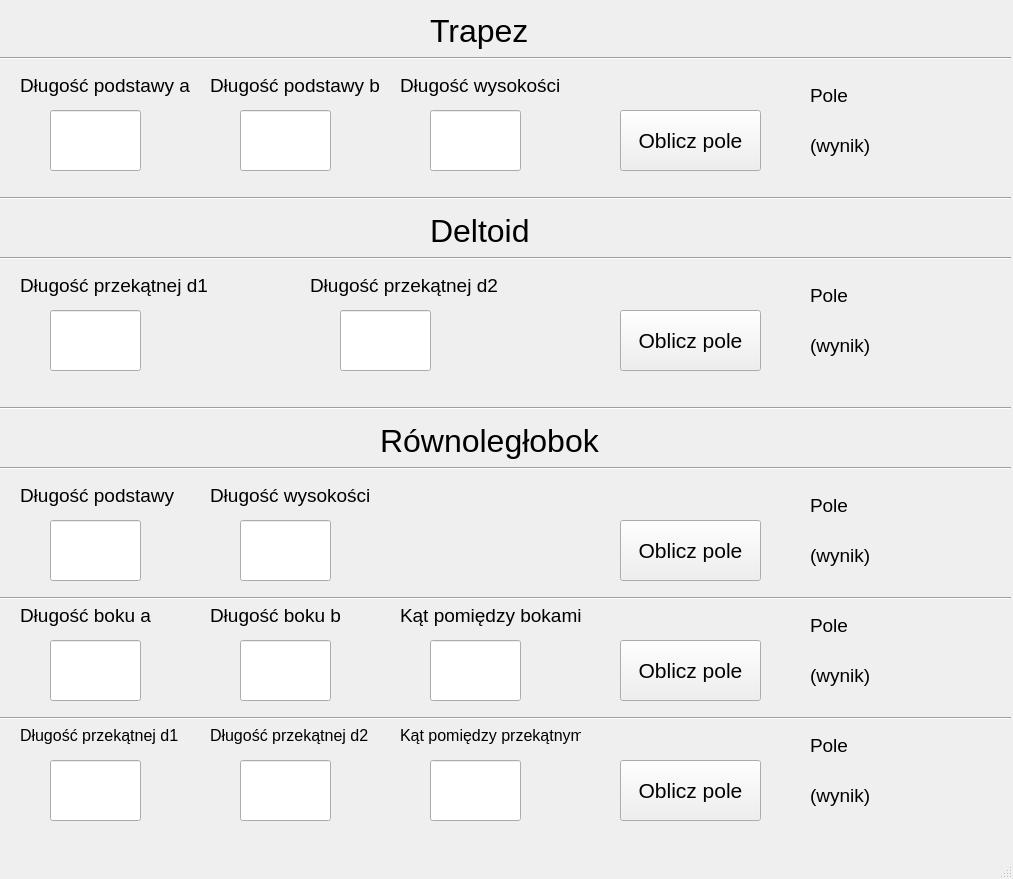
<?xml version="1.0" encoding="UTF-8"?>
<ui version="4.0">
 <class>CzworokatWindow</class>
 <widget class="QMainWindow" name="CzworokatWindow">
  <property name="geometry">
   <rect>
    <x>0</x>
    <y>0</y>
    <width>1013</width>
    <height>879</height>
   </rect>
  </property>
  <property name="windowTitle">
   <string>MainWindow</string>
  </property>
  <widget class="QWidget" name="centralwidget">
   <widget class="QLineEdit" name="a1">
    <property name="geometry">
     <rect>
      <x>50</x>
      <y>110</y>
      <width>91</width>
      <height>61</height>
     </rect>
    </property>
   </widget>
   <widget class="QLabel" name="label">
    <property name="geometry">
     <rect>
      <x>20</x>
      <y>70</y>
      <width>181</width>
      <height>31</height>
     </rect>
    </property>
    <property name="font">
     <font>
      <pointsize>14</pointsize>
     </font>
    </property>
    <property name="text">
     <string>Długość podstawy a</string>
    </property>
   </widget>
   <widget class="QLabel" name="label_2">
    <property name="geometry">
     <rect>
      <x>210</x>
      <y>70</y>
      <width>181</width>
      <height>31</height>
     </rect>
    </property>
    <property name="font">
     <font>
      <pointsize>14</pointsize>
     </font>
    </property>
    <property name="text">
     <string>Długość podstawy b</string>
    </property>
   </widget>
   <widget class="QLineEdit" name="b1">
    <property name="geometry">
     <rect>
      <x>240</x>
      <y>110</y>
      <width>91</width>
      <height>61</height>
     </rect>
    </property>
   </widget>
   <widget class="QLabel" name="label_3">
    <property name="geometry">
     <rect>
      <x>400</x>
      <y>70</y>
      <width>181</width>
      <height>31</height>
     </rect>
    </property>
    <property name="font">
     <font>
      <pointsize>14</pointsize>
     </font>
    </property>
    <property name="text">
     <string>Długość wysokości</string>
    </property>
   </widget>
   <widget class="QLineEdit" name="h1">
    <property name="geometry">
     <rect>
      <x>430</x>
      <y>110</y>
      <width>91</width>
      <height>61</height>
     </rect>
    </property>
   </widget>
   <widget class="QPushButton" name="B1">
    <property name="geometry">
     <rect>
      <x>620</x>
      <y>110</y>
      <width>141</width>
      <height>61</height>
     </rect>
    </property>
    <property name="font">
     <font>
      <pointsize>16</pointsize>
     </font>
    </property>
    <property name="text">
     <string>Oblicz pole</string>
    </property>
   </widget>
   <widget class="QLabel" name="label_4">
    <property name="geometry">
     <rect>
      <x>810</x>
      <y>80</y>
      <width>181</width>
      <height>31</height>
     </rect>
    </property>
    <property name="font">
     <font>
      <pointsize>14</pointsize>
     </font>
    </property>
    <property name="text">
     <string>Pole</string>
    </property>
   </widget>
   <widget class="QLabel" name="pole1">
    <property name="geometry">
     <rect>
      <x>810</x>
      <y>130</y>
      <width>181</width>
      <height>31</height>
     </rect>
    </property>
    <property name="font">
     <font>
      <pointsize>14</pointsize>
     </font>
    </property>
    <property name="text">
     <string>(wynik)</string>
    </property>
   </widget>
   <widget class="QLabel" name="label_6">
    <property name="geometry">
     <rect>
      <x>430</x>
      <y>10</y>
      <width>211</width>
      <height>41</height>
     </rect>
    </property>
    <property name="font">
     <font>
      <pointsize>24</pointsize>
     </font>
    </property>
    <property name="text">
     <string>Trapez</string>
    </property>
   </widget>
   <widget class="Line" name="line">
    <property name="geometry">
     <rect>
      <x>0</x>
      <y>190</y>
      <width>1011</width>
      <height>16</height>
     </rect>
    </property>
    <property name="orientation">
     <enum>Qt::Horizontal</enum>
    </property>
   </widget>
   <widget class="Line" name="line_2">
    <property name="geometry">
     <rect>
      <x>0</x>
      <y>50</y>
      <width>1011</width>
      <height>16</height>
     </rect>
    </property>
    <property name="orientation">
     <enum>Qt::Horizontal</enum>
    </property>
   </widget>
   <widget class="QLabel" name="label_7">
    <property name="geometry">
     <rect>
      <x>430</x>
      <y>210</y>
      <width>211</width>
      <height>41</height>
     </rect>
    </property>
    <property name="font">
     <font>
      <pointsize>24</pointsize>
     </font>
    </property>
    <property name="text">
     <string>Deltoid</string>
    </property>
   </widget>
   <widget class="Line" name="line_3">
    <property name="geometry">
     <rect>
      <x>0</x>
      <y>250</y>
      <width>1011</width>
      <height>16</height>
     </rect>
    </property>
    <property name="orientation">
     <enum>Qt::Horizontal</enum>
    </property>
   </widget>
   <widget class="QLineEdit" name="d2">
    <property name="geometry">
     <rect>
      <x>340</x>
      <y>310</y>
      <width>91</width>
      <height>61</height>
     </rect>
    </property>
   </widget>
   <widget class="QLabel" name="label_8">
    <property name="geometry">
     <rect>
      <x>310</x>
      <y>270</y>
      <width>191</width>
      <height>31</height>
     </rect>
    </property>
    <property name="font">
     <font>
      <pointsize>14</pointsize>
     </font>
    </property>
    <property name="text">
     <string>Długość przekątnej d2</string>
    </property>
   </widget>
   <widget class="QLabel" name="label_9">
    <property name="geometry">
     <rect>
      <x>20</x>
      <y>270</y>
      <width>191</width>
      <height>31</height>
     </rect>
    </property>
    <property name="font">
     <font>
      <pointsize>14</pointsize>
     </font>
    </property>
    <property name="text">
     <string>Długość przekątnej d1</string>
    </property>
   </widget>
   <widget class="QLineEdit" name="d1">
    <property name="geometry">
     <rect>
      <x>50</x>
      <y>310</y>
      <width>91</width>
      <height>61</height>
     </rect>
    </property>
   </widget>
   <widget class="QLabel" name="label_10">
    <property name="geometry">
     <rect>
      <x>810</x>
      <y>280</y>
      <width>181</width>
      <height>31</height>
     </rect>
    </property>
    <property name="font">
     <font>
      <pointsize>14</pointsize>
     </font>
    </property>
    <property name="text">
     <string>Pole</string>
    </property>
   </widget>
   <widget class="QLabel" name="pole2">
    <property name="geometry">
     <rect>
      <x>810</x>
      <y>330</y>
      <width>181</width>
      <height>31</height>
     </rect>
    </property>
    <property name="font">
     <font>
      <pointsize>14</pointsize>
     </font>
    </property>
    <property name="text">
     <string>(wynik)</string>
    </property>
   </widget>
   <widget class="QPushButton" name="B2">
    <property name="geometry">
     <rect>
      <x>620</x>
      <y>310</y>
      <width>141</width>
      <height>61</height>
     </rect>
    </property>
    <property name="font">
     <font>
      <pointsize>16</pointsize>
     </font>
    </property>
    <property name="text">
     <string>Oblicz pole</string>
    </property>
   </widget>
   <widget class="Line" name="line_4">
    <property name="geometry">
     <rect>
      <x>0</x>
      <y>400</y>
      <width>1011</width>
      <height>16</height>
     </rect>
    </property>
    <property name="orientation">
     <enum>Qt::Horizontal</enum>
    </property>
   </widget>
   <widget class="QLabel" name="label_12">
    <property name="geometry">
     <rect>
      <x>380</x>
      <y>420</y>
      <width>231</width>
      <height>41</height>
     </rect>
    </property>
    <property name="font">
     <font>
      <pointsize>24</pointsize>
     </font>
    </property>
    <property name="text">
     <string>Równoległobok</string>
    </property>
   </widget>
   <widget class="Line" name="line_5">
    <property name="geometry">
     <rect>
      <x>0</x>
      <y>460</y>
      <width>1011</width>
      <height>16</height>
     </rect>
    </property>
    <property name="orientation">
     <enum>Qt::Horizontal</enum>
    </property>
   </widget>
   <widget class="QLabel" name="label_13">
    <property name="geometry">
     <rect>
      <x>210</x>
      <y>480</y>
      <width>181</width>
      <height>31</height>
     </rect>
    </property>
    <property name="font">
     <font>
      <pointsize>14</pointsize>
     </font>
    </property>
    <property name="text">
     <string>Długość wysokości</string>
    </property>
   </widget>
   <widget class="QLineEdit" name="h2">
    <property name="geometry">
     <rect>
      <x>240</x>
      <y>520</y>
      <width>91</width>
      <height>61</height>
     </rect>
    </property>
   </widget>
   <widget class="QLineEdit" name="podstawa">
    <property name="geometry">
     <rect>
      <x>50</x>
      <y>520</y>
      <width>91</width>
      <height>61</height>
     </rect>
    </property>
   </widget>
   <widget class="QLabel" name="label_14">
    <property name="geometry">
     <rect>
      <x>20</x>
      <y>480</y>
      <width>181</width>
      <height>31</height>
     </rect>
    </property>
    <property name="font">
     <font>
      <pointsize>14</pointsize>
     </font>
    </property>
    <property name="text">
     <string>Długość podstawy</string>
    </property>
   </widget>
   <widget class="QLabel" name="label_15">
    <property name="geometry">
     <rect>
      <x>810</x>
      <y>490</y>
      <width>181</width>
      <height>31</height>
     </rect>
    </property>
    <property name="font">
     <font>
      <pointsize>14</pointsize>
     </font>
    </property>
    <property name="text">
     <string>Pole</string>
    </property>
   </widget>
   <widget class="QLabel" name="pole3">
    <property name="geometry">
     <rect>
      <x>810</x>
      <y>540</y>
      <width>181</width>
      <height>31</height>
     </rect>
    </property>
    <property name="font">
     <font>
      <pointsize>14</pointsize>
     </font>
    </property>
    <property name="text">
     <string>(wynik)</string>
    </property>
   </widget>
   <widget class="QPushButton" name="B3">
    <property name="geometry">
     <rect>
      <x>620</x>
      <y>520</y>
      <width>141</width>
      <height>61</height>
     </rect>
    </property>
    <property name="font">
     <font>
      <pointsize>16</pointsize>
     </font>
    </property>
    <property name="text">
     <string>Oblicz pole</string>
    </property>
   </widget>
   <widget class="QLabel" name="label_17">
    <property name="geometry">
     <rect>
      <x>400</x>
      <y>600</y>
      <width>181</width>
      <height>31</height>
     </rect>
    </property>
    <property name="font">
     <font>
      <pointsize>14</pointsize>
     </font>
    </property>
    <property name="text">
     <string>Kąt pomiędzy bokami</string>
    </property>
   </widget>
   <widget class="QLineEdit" name="kat1">
    <property name="geometry">
     <rect>
      <x>430</x>
      <y>640</y>
      <width>91</width>
      <height>61</height>
     </rect>
    </property>
   </widget>
   <widget class="QLineEdit" name="b2">
    <property name="geometry">
     <rect>
      <x>240</x>
      <y>640</y>
      <width>91</width>
      <height>61</height>
     </rect>
    </property>
   </widget>
   <widget class="QLabel" name="label_18">
    <property name="geometry">
     <rect>
      <x>810</x>
      <y>610</y>
      <width>181</width>
      <height>31</height>
     </rect>
    </property>
    <property name="font">
     <font>
      <pointsize>14</pointsize>
     </font>
    </property>
    <property name="text">
     <string>Pole</string>
    </property>
   </widget>
   <widget class="QLabel" name="label_19">
    <property name="geometry">
     <rect>
      <x>210</x>
      <y>600</y>
      <width>181</width>
      <height>31</height>
     </rect>
    </property>
    <property name="font">
     <font>
      <pointsize>14</pointsize>
     </font>
    </property>
    <property name="text">
     <string>Długość boku b</string>
    </property>
   </widget>
   <widget class="QLabel" name="label_20">
    <property name="geometry">
     <rect>
      <x>20</x>
      <y>600</y>
      <width>181</width>
      <height>31</height>
     </rect>
    </property>
    <property name="font">
     <font>
      <pointsize>14</pointsize>
     </font>
    </property>
    <property name="text">
     <string>Długość boku a</string>
    </property>
   </widget>
   <widget class="QLabel" name="pole4">
    <property name="geometry">
     <rect>
      <x>810</x>
      <y>660</y>
      <width>181</width>
      <height>31</height>
     </rect>
    </property>
    <property name="font">
     <font>
      <pointsize>14</pointsize>
     </font>
    </property>
    <property name="text">
     <string>(wynik)</string>
    </property>
   </widget>
   <widget class="QLineEdit" name="a2">
    <property name="geometry">
     <rect>
      <x>50</x>
      <y>640</y>
      <width>91</width>
      <height>61</height>
     </rect>
    </property>
   </widget>
   <widget class="QPushButton" name="B4">
    <property name="geometry">
     <rect>
      <x>620</x>
      <y>640</y>
      <width>141</width>
      <height>61</height>
     </rect>
    </property>
    <property name="font">
     <font>
      <pointsize>16</pointsize>
     </font>
    </property>
    <property name="text">
     <string>Oblicz pole</string>
    </property>
   </widget>
   <widget class="QLineEdit" name="kat2">
    <property name="geometry">
     <rect>
      <x>430</x>
      <y>760</y>
      <width>91</width>
      <height>61</height>
     </rect>
    </property>
   </widget>
   <widget class="QLabel" name="label_22">
    <property name="geometry">
     <rect>
      <x>20</x>
      <y>720</y>
      <width>181</width>
      <height>31</height>
     </rect>
    </property>
    <property name="font">
     <font>
      <pointsize>12</pointsize>
     </font>
    </property>
    <property name="text">
     <string>Długość przekątnej d1</string>
    </property>
   </widget>
   <widget class="QLabel" name="label_23">
    <property name="geometry">
     <rect>
      <x>210</x>
      <y>720</y>
      <width>181</width>
      <height>31</height>
     </rect>
    </property>
    <property name="font">
     <font>
      <pointsize>12</pointsize>
     </font>
    </property>
    <property name="text">
     <string>Długość przekątnej d2</string>
    </property>
   </widget>
   <widget class="QPushButton" name="B5">
    <property name="geometry">
     <rect>
      <x>620</x>
      <y>760</y>
      <width>141</width>
      <height>61</height>
     </rect>
    </property>
    <property name="font">
     <font>
      <pointsize>16</pointsize>
     </font>
    </property>
    <property name="text">
     <string>Oblicz pole</string>
    </property>
   </widget>
   <widget class="QLabel" name="label_24">
    <property name="geometry">
     <rect>
      <x>810</x>
      <y>730</y>
      <width>181</width>
      <height>31</height>
     </rect>
    </property>
    <property name="font">
     <font>
      <pointsize>14</pointsize>
     </font>
    </property>
    <property name="text">
     <string>Pole</string>
    </property>
   </widget>
   <widget class="QLineEdit" name="D1">
    <property name="geometry">
     <rect>
      <x>50</x>
      <y>760</y>
      <width>91</width>
      <height>61</height>
     </rect>
    </property>
   </widget>
   <widget class="QLabel" name="pole5">
    <property name="geometry">
     <rect>
      <x>810</x>
      <y>780</y>
      <width>181</width>
      <height>31</height>
     </rect>
    </property>
    <property name="font">
     <font>
      <pointsize>14</pointsize>
     </font>
    </property>
    <property name="text">
     <string>(wynik)</string>
    </property>
   </widget>
   <widget class="QLineEdit" name="D2">
    <property name="geometry">
     <rect>
      <x>240</x>
      <y>760</y>
      <width>91</width>
      <height>61</height>
     </rect>
    </property>
   </widget>
   <widget class="QLabel" name="label_26">
    <property name="geometry">
     <rect>
      <x>400</x>
      <y>720</y>
      <width>181</width>
      <height>31</height>
     </rect>
    </property>
    <property name="font">
     <font>
      <pointsize>12</pointsize>
     </font>
    </property>
    <property name="text">
     <string>Kąt pomiędzy przekątnymi</string>
    </property>
   </widget>
   <widget class="Line" name="line_6">
    <property name="geometry">
     <rect>
      <x>0</x>
      <y>590</y>
      <width>1011</width>
      <height>16</height>
     </rect>
    </property>
    <property name="orientation">
     <enum>Qt::Horizontal</enum>
    </property>
   </widget>
   <widget class="Line" name="line_7">
    <property name="geometry">
     <rect>
      <x>0</x>
      <y>710</y>
      <width>1011</width>
      <height>16</height>
     </rect>
    </property>
    <property name="orientation">
     <enum>Qt::Horizontal</enum>
    </property>
   </widget>
  </widget>
  <widget class="QMenuBar" name="menubar">
   <property name="geometry">
    <rect>
     <x>0</x>
     <y>0</y>
     <width>1013</width>
     <height>21</height>
    </rect>
   </property>
  </widget>
  <widget class="QStatusBar" name="statusbar"/>
 </widget>
 <resources/>
 <connections/>
</ui>
